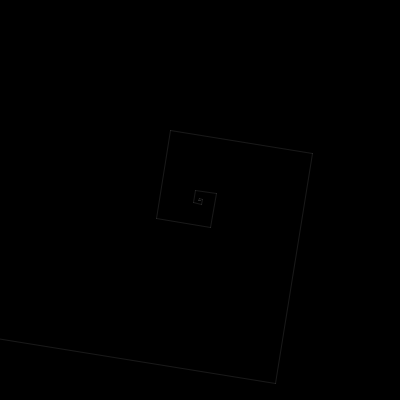
Frame 1 (no input)
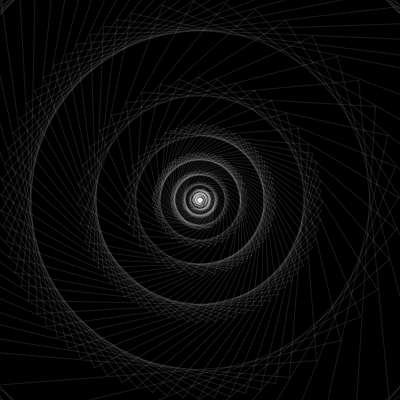
Frame 60 (the mouse pressed at the canvas centre just before this capture)
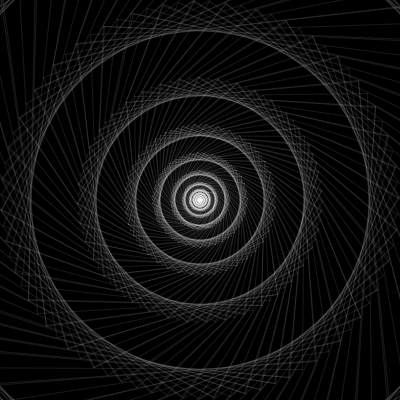
Frame 120 (the mouse held since frame 60 and released just before this capture)

The Processing sketch that drew these frames (run headless with seeded random() and noise(); from frame 60 on, the mouse is pressed at the canvas centre):

// Processing sketch: processing_157361
// ── processing_157361.pde

void setup() {
  size(400,400);
  stroke(255);
  colorMode(RGB,100);
  background(0);
}

int fib(int n) {
  if(n <= 0) {
    return 0;
  } 
  if(n == 1) {
    return 1; 
  }
  return fib(n-2)+fib(n-1);
}

void strokeFib(int n) {
  for(int i = 0 ; i < n ; i++) {
    int fx = fib(i);
    stroke(100,100,100,10);
    line(0, 0, fx, 0);
    translate(fx,0);
    rotate(PI*.5);
  }
}

void draw() {
  translate(width/2,height/2);
  rotate(frameCount/TWO_PI);
  strokeFib(20);
}
